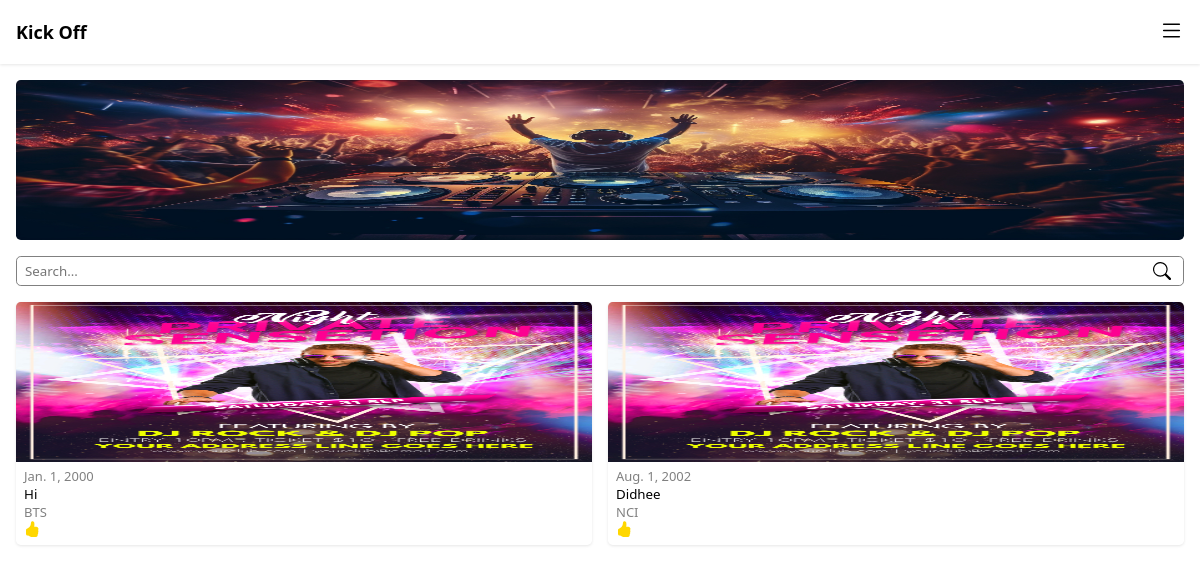
The page /view_scheduled_events/ (signed in) on the database as committed earlier.
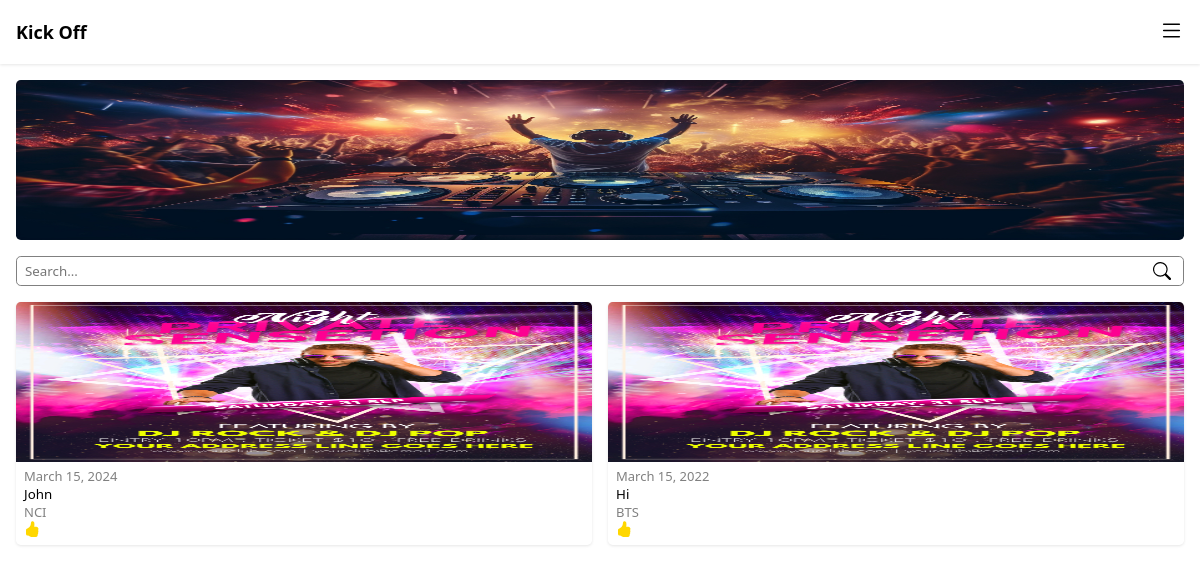
The same page on the database as committed later.
### Kick_Off/models.py (models this page shows)
class Event(models.Model):
    event_name = models.CharField(max_length=100)
    event_venue_name = models.CharField(max_length=100)
    event_description = models.TextField()
    event_date = models.DateField()
    event_time = models.TimeField()
    event_number_of_tickets = models.IntegerField()
    event_ticket_price = models.IntegerField()
    event_location_link = models.URLField(max_length=200)
    organisation_name = models.CharField(max_length=100)
    organisation = models.ForeignKey(
        CustomUser, on_delete=models.CASCADE, related_name='events_created')
    created = models.DateTimeField(auto_now_add=True)
    updated = models.DateTimeField(auto_now=True)

### Kick_Off/views.py (the view)
# urls.py: path('view_scheduled_events/', views.view_scheduled_events,
@login_required(login_url="login")
def view_scheduled_events(request):
    if not request.user.is_organisation:
        return redirect('login')
    view_scheduled_events = Event.objects.filter(organisation=request.user).values(
        'id', 'event_name', 'event_venue_name', 'event_date', 'event_time').order_by('-updated')
    return render(request, 'index.html', {'title': 'Scheduled Events - Kick Off', 'page_url': "view_scheduled_event_details", 'events': view_scheduled_events})

### Kick_Off/templates/index.html (shortened to what this page needs)
{% load static %}
<!DOCTYPE html>
<html lang="en">
  <head>
    <link rel="stylesheet" href="{% static 'css/nav_bar.css' %}" />
    <link rel="stylesheet" href="{% static 'css/index.css' %}" />
    <link rel="stylesheet" href="{% static 'css/search_bar.css' %}" />
    <link rel="stylesheet" href="{% static 'css/book_now.css' %}" />
    <link rel="stylesheet" href="{% static 'css/signup.css' %}" />
    <link rel="stylesheet" href="{% static 'css/login.css' %}" />
    <link rel="stylesheet" href="{% static 'css/create_events.css' %}" />
    <link rel="stylesheet" href="{% static 'css/book_tickets.css' %}" />
    <link rel="stylesheet" href="{% static 'css/tickets_booked.css' %}" />
  </head>
  <body>
    {% include 'nav_bar.html' %} {% block main %}
    <main id="main" class="main">
      <div class="carousel">
        <img src="{% static 'images/dj.jpg' %}" />
      </div>
      {% include 'search_bar.html'%}
      <div class="cards-list">
        {% for event in events %}
        <a class="card" href="{% url page_url id=event.id %}">
          <img src="{% static 'images/poster.jpg' %}" class="poster" />
          <p class="date_time">{{ event.event_date }}</p>
          <p class="org_name">{{ event.event_name }}</p>
          <p class="location">{{ event.event_venue_name }}</p>
          <div class="interest">
          </div>
        </a>
        {% endfor %}
      </div>
    </main>
    {% endblock %}
  </body>
</html>

### Kick_Off/templates/nav_bar.html (shortened to what this page needs)
<nav class="main_nav">
  <div class="nav">
    <a href="{% url '' %}" class="kick_off">Kick Off</a>
    <button id="toggle_slider" onclick="toggle_slider()">
    </button>
  </div>
</nav>

### Kick_Off/templates/search_bar.html
<form
  class="search_bar"
  method="GET"
  action="{% url 'search' %}"
  autocomplete="off"
>
  <input type="text" placeholder="Search..." name="search_query" required />
  <button type="submit">
    <svg
      xmlns="http://www.w3.org/2000/svg"
      width="18"
      height="18"
      fill="currentColor"
      class="bi bi-search"
      viewBox="0 0 16 16"
    >
      <path
        d="M11.742 10.344a6.5 6.5 0 1 0-1.397 1.398h-.001q.044.06.098.115l3.85 3.85a1 1 0 0 0 1.415-1.414l-3.85-3.85a1 1 0 0 0-.115-.1zM12 6.5a5.5 5.5 0 1 1-11 0 5.5 5.5 0 0 1 11 0"
      />
    </svg>
  </button>
</form>

### Kick_Off/static/css/nav_bar.css (style rules this page uses)
.main_nav { width: 100%; height: 4rem; position: sticky; top: 0; left: 0; z-index: 10; background-color: white; }
.nav { width: 100%; height: 100%; position: sticky; top: 0; z-index: 10; background-color: white; display: flex; justify-content: space-between; align-items: center; padding-inline: 1rem; box-shadow: 0 1px 3px 0 rgb(0 0 0 / 0.1); }
.nav .kick_off { background-color: transparent; border: none; font-weight: bold; font-size: large; text-decoration: none; color: black; }
.nav #toggle_slider { background-color: transparent; border: none; color: black; }
.nav #toggle_slider { cursor: pointer; }

### Kick_Off/static/css/index.css (style rules this page uses)
* { margin: 0px; padding: 0px; box-sizing: border-box; font-family: system-ui, -apple-system, BlinkMacSystemFont, "Segoe UI", Roboto, Oxygen, Ubuntu, Cantarell, "Open Sans", "Helvetica Neue", sans-serif; }
body { width: 100%; min-height: 100dvh; overflow-x: hidden; }
.main { display: flex; flex-direction: column; gap: 1rem; padding: 1rem; }
.carousel { width: 100%; height: 10rem; display: flex; border-radius: 0.3rem; overflow-x: scroll; }
.carousel img { flex: 0 0 100%; height: 10rem; object-fit: fill; background-color: whitesmoke; }
.cards-list { display: grid; grid-template-columns: repeat(2, 1fr); grid-auto-rows: auto; gap: 1rem; }
.card { border-radius: 0.3rem; padding-bottom: 0.5rem; overflow: hidden; text-decoration: none; color: black; box-shadow: 0 1px 3px 0 rgb(0 0 0 / 0.1); }
.card .poster { width: 100%; height: 10rem; object-fit: fill; }
.card .date_time, .location { font-size: small; color: grey; padding-inline: 0.5rem; }
.card .org_name { font-size: smaller; font-weight: 500; padding-inline: 0.5rem; }
.card .interest { display: flex; align-items: center; padding-inline: 0.5rem; }
.card .interest svg { color: gold; }

### Kick_Off/static/css/search_bar.css (style rules this page uses)
.search_bar { width: 100%; display: flex; gap: 0.5rem; position: relative; }
.search_bar input { width: 100%; padding: 0.3rem 0.5rem; border: 1px solid grey; border-radius: 0.3rem; }
.search_bar button { position: absolute; z-index: 8; right: 0.8rem; top: 0.4rem; border: none; background-color: transparent; }

Rows that differ between the two databases and show on the page:
changed Event "NCI": event_date "Aug. 1, 2002" → "March 15, 2024"; event_name "Didhee" → "John"; moves up the list
changed Event "Hi": event_date "Jan. 1, 2000" → "March 15, 2022"
